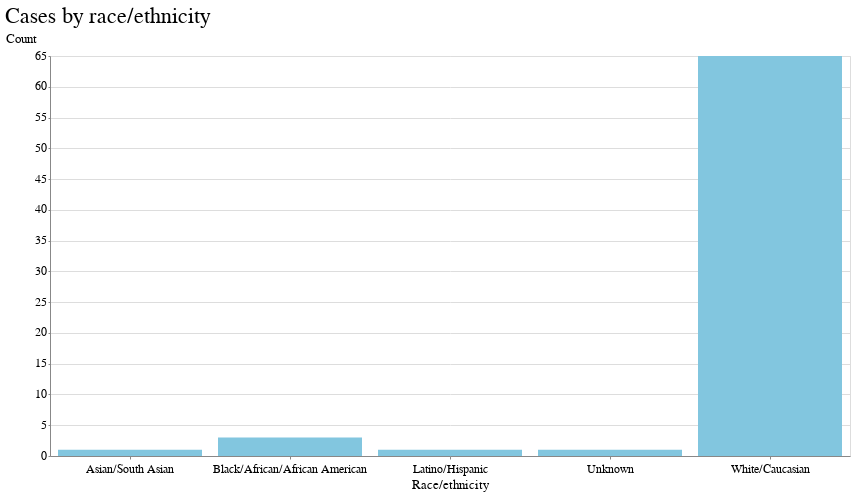

Source (notebook cell):
### Code cell
alt.Chart(cases_race).mark_bar().encode(
    x=alt.X("racial_ethnic_group:N", title="Race/ethnicity"),
    y=alt.Y("count:Q", title="Count"),
).properties(width=800, height=400, title="Cases by race/ethnicity")

### Figure 1 — Vega-Lite specification as saved in the notebook (floating-point values rounded to 4 significant figures)
{"config": {"view": {"width": 800, "height": 450}, "background": "#ffffff", "title": {"anchor": "start", "font": "Benton Gothic Bold, sans", "fontColor": "#000000", "fontSize": 22, "fontWeight": "normal"}, "arc": {"fill": "#82c6df"}, "area": {"fill": "#82c6df"}, "line": {"stroke": "#82c6df", "strokeWidth": 3}, "path": {"stroke": "#82c6df"}, "rect": {"fill": "#82c6df"}, "shape": {"stroke": "#82c6df"}, "bar": {"fill": "#82c6df"}, "point": {"stroke": "#82c6df"}, "symbol": {"fill": "#82c6df", "size": 30}, "axis": {"titleFont": "Benton Gothic Bold, sans", "titleFontSize": 13, "titleFontWeight": "normal", "labelFont": "Benton Gothic, sans", "labelFontSize": 11.5, "labelFontWeight": "normal"}, "axisX": {"labelAngle": 0, "labelPadding": 4, "tickSize": 3}, "axisY": {"labelBaseline": "middle", "maxExtent": 45, "minExtent": 45, "tickSize": 2, "titleAlign": "left", "titleAngle": 0, "titleX": -45, "titleY": -11}, "legend": {"titleFont": "Benton Gothic Bold, sans", "titleFontSize": 13, "titleFontWeight": "normal", "symbolType": "square", "labelFont": "Benton Gothic, sans", "labelFontSize": 11.5}, "range": {"category": ["#3580b1", "#ec8431", "#ab7fb4", "#c89d29", "#adc839", "#829eb1"], "diverging": ["#e68a4f", "#f4bb6a", "#f9e39c", "#dadfe2", "#a6b7c6", "#849eae"], "heatmap": ["#fbf2c7", "#f9e39c", "#f8d36e", "#f4bb6a", "#e68a4f", "#d15a40", "#ab4232"], "ordinal": ["#fbf2c7", "#f9e39c", "#f8d36e", "#f4bb6a", "#e68a4f", "#d15a40", "#ab4232"], "ramp": ["#fbf2c7", "#f9e39c", "#f8d36e", "#f4bb6a", "#e68a4f", "#d15a40", "#ab4232"]}}, "data": {"name": "data-8c08b8793ee61d80a9dd855c1c5e36b3"}, "mark": "bar", "encoding": {"x": {"type": "nominal", "field": "racial_ethnic_group", "title": "Race/ethnicity"}, "y": {"type": "quantitative", "field": "count", "title": "Count"}}, "height": 400, "title": "Cases by race/ethnicity", "width": 800, "$schema": "https://vega.github.io/schema/vega-lite/v4.8.1.json", "datasets": {"data-8c08b8793ee61d80a9dd855c1c5e36b3": [{"racial_ethnic_group": "Asian/South Asian", "count": 1}, {"racial_ethnic_group": "Black/African/African American", "count": 3}, {"racial_ethnic_group": "Latino/Hispanic", "count": 1}, {"racial_ethnic_group": "Unknown", "count": 1}, {"racial_ethnic_group": "White/Caucasian", "count": 65}]}}
